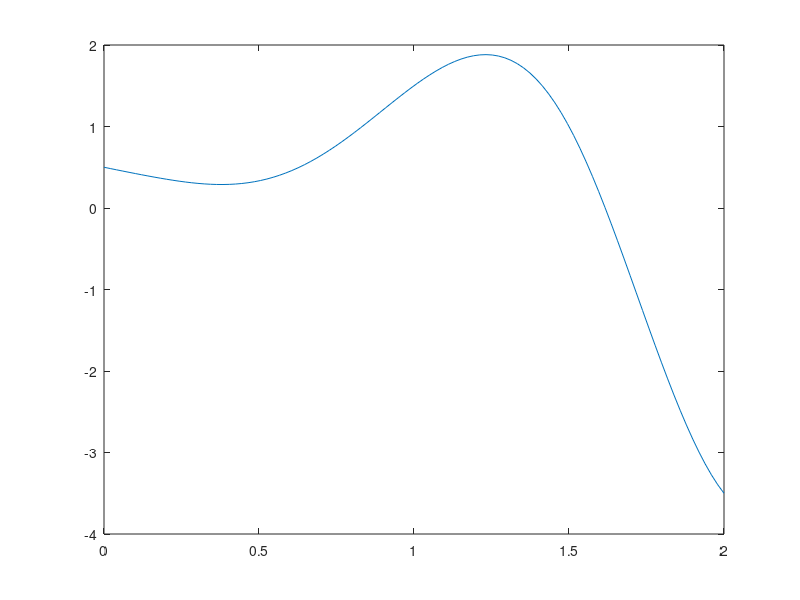

The MATLAB source for this figure: (Note: this script raises an error after producing the figure.)
clc
clear all
close all


fx = @(x) 1./(2+sin(pi.*x)) - x.^2.*cos(pi.*x);
xx = linspace(0, 2, 100);
yy = fx(xx);
figure
plot(xx, yy);
x = [0.5:0.5:1.5];
y = fx(x);
[pol] = InterpL(x, y, xx);
figure(2)
plot(x, y, 'bo', xx, pol, 'r-')

rx = abs(yy - pol);
figure(3)
plot(xx, rx, 'k-');

val = abs(yy(1) - pol(1))/abs(yy(1));
k = pol(1);

for i=1:100
    val2 = abs(yy(i) - pol(i))/abs(yy(i));
    if val < val2
        k = i;
    end
end
xx(i)





